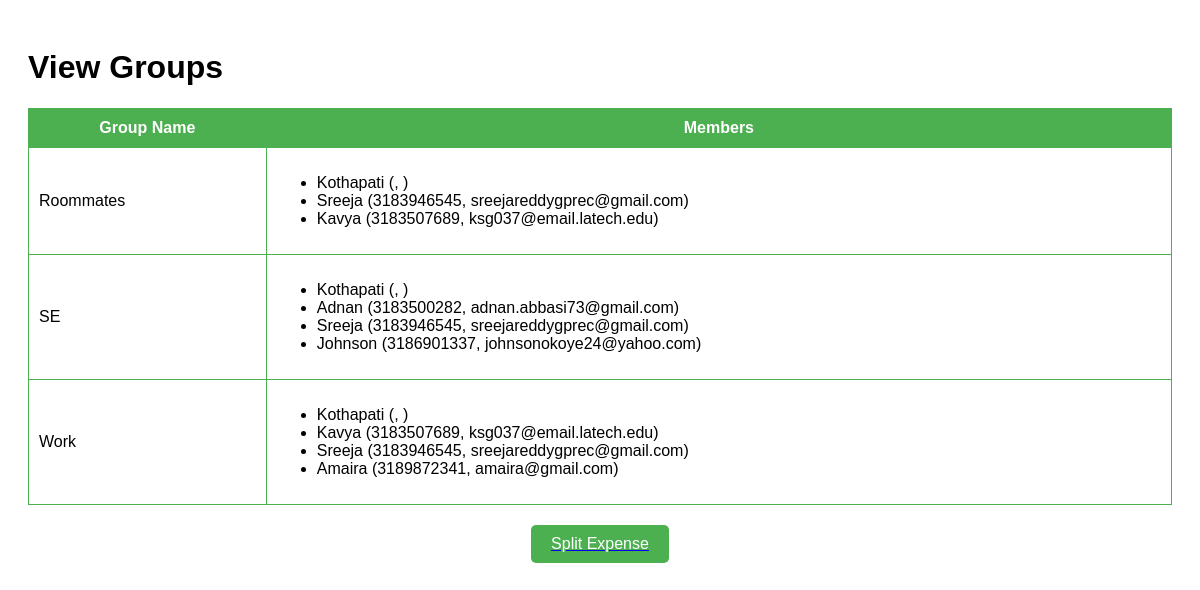
The app's page /view_groups (signed in), older data.
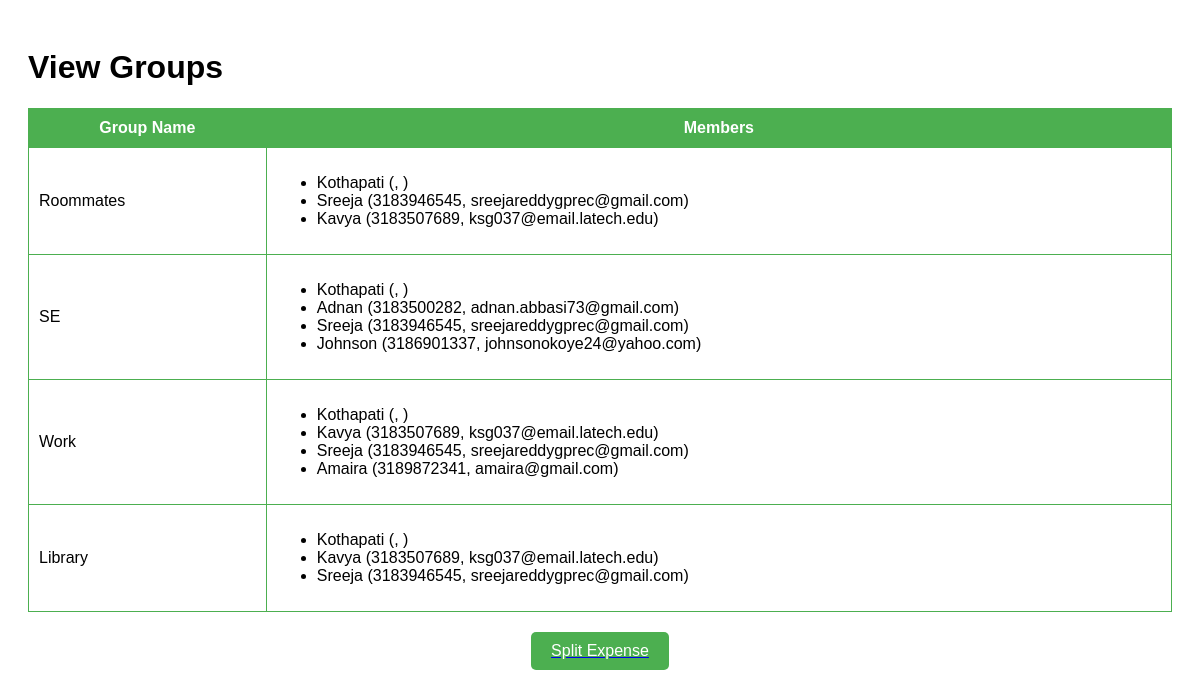
The same page, newer data.
### tables this page shows
CREATE TABLE members (
            id INTEGER PRIMARY KEY AUTOINCREMENT,
            group_name TEXT NOT NULL,
            name TEXT NOT NULL,
            phone TEXT NOT NULL,
            email TEXT NOT NULL,
            FOREIGN KEY (group_name) REFERENCES groups_table(group_name)
        );

### app.py (the view)
@app.route('/view_groups')
def view_groups():
    if 'username' not in session:
        return redirect(url_for('login'))
    logged_in_user = session['username']
    conn = sqlite3.connect(db_path)
    cursor = conn.cursor()
    cursor.execute('SELECT group_name FROM members WHERE name = ?', (logged_in_user,))
    groups = cursor.fetchall()
    group_data = []
    for group in groups:
        cursor.execute('SELECT name, phone, email FROM members WHERE group_name = ?', (group[0],))
        members = cursor.fetchall()
        group_data.append({'group_name': group[0], 'members': members})
    conn.close()
    return render_template('view_groups.html', groups=group_data)

### templates/view_groups.html (shortened to what this page needs)
<!DOCTYPE html>
<html lang="en">
<head>
</head>
<body>
    <h1>View Groups</h1>
    <table>
        <thead>
            <tr>
                <th>Group Name</th>
                <th>Members</th>
            </tr>
        </thead>
        <tbody>
            {% for group in groups %}
            <tr>
                <td>{{ group.group_name }}</td>
                <td>
                    <ul>
                        {% for member in group.members %}
                        <li>{{ member[0] }} ({{ member[1] }}, {{ member[2] }})</li>
                        {% endfor %}
                    </ul>
                </td>
            </tr>
            {% endfor %}
        </tbody>
    </table>
    <a href="{{ url_for('split_expense') }}">
        <button class="split-expense-btn">Split Expense</button>
    </a>
</body>
</html>

Row changes from the older to the newer data that the page shows:
added members: group_name "Library", name "Sreeja", phone "3183946545", email "sreejareddygprec@gmail.com"
added members: name "Kothapati", shown under "Library"
added members: name "Kavya", phone "3183507689", email "ksg037@email.latech.edu", shown under "Library"
